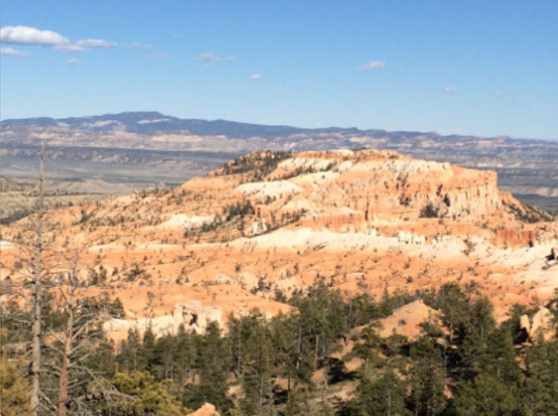
#> input picture Feature Matching (Alignment and Stitching)/image1.png, 558 x 416 px
$ jupyter execute 'Brute-Force Matching with SIFT detector and Ratio test.ipynb'
#> lines starting #> are read from the running program, lines starting #| are printed output that depends on the picture
[cell 1]
#!pip install opencv-python==3.4.2.16
#!pip install opencv-contrib-python==3.4.2.16

import cv2
import numpy as np
from matplotlib import pyplot as plt

def display_image(window_name, specified_image):
    """This function display any image from a given path"""
    cv2.imshow(window_name, specified_image)
    cv2.waitKey(0)

img1 = cv2.imread("image1.png")
#> img1 is the input picture: shape (416, 558, 3); mean B, G, R 146.2, 155.1, 161.7
img2 = cv2.imread("image2.png")
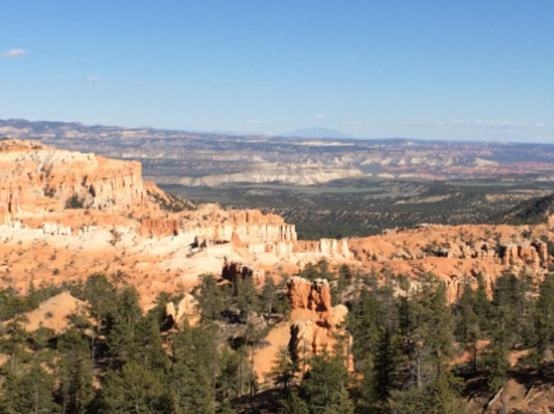
#> input picture Feature Matching (Alignment and Stitching)/image2.png, 554 x 414 px
#> img2 is the input picture: shape (414, 554, 3); mean B, G, R 137, 141.7, 143.8

img1_gray = cv2.cvtColor(img1, cv2.COLOR_BGR2GRAY)
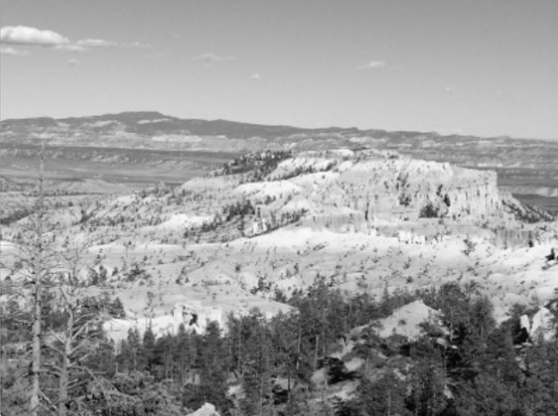
#> img1_gray: shape (416, 558); min 2, max 250, mean 156.1
img2_gray = cv2.cvtColor(img2, cv2.COLOR_BGR2GRAY)
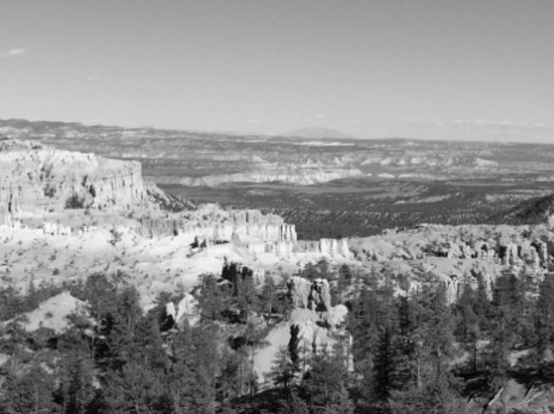
#> img2_gray: shape (414, 554); min 1, max 249, mean 141.8

display_image(window_name="gray image", specified_image=img1_gray)
display_image(window_name="gray image", specified_image=img2_gray)

# Create our SIFT detector and detect keypoints and descriptors
sift = cv2.xfeatures2d.SIFT_create()

# Find the key points and descriptors with SIFT
keypoints1, descriptors1 = sift.detectAndCompute(img1, None)
#> keypoints1 = 3498 keypoints; strongest (x, y, size): (551, 257, 4.5), (446, 201, 4.8), (454, 347, 2.5), (524, 321, 6.4)
keypoints2, descriptors2 = sift.detectAndCompute(img2, None)
#> keypoints2 = 3138 keypoints; strongest (x, y, size): (194, 245, 4.2), (294, 330, 6.4), (484, 248, 3.7), (175, 233, 3.5)

#Next, we’re going to calculate these matches using the Brute-Force method.
bf = cv2.BFMatcher()

descriptors1
descriptors2

matches = bf.knnMatch (descriptors1, descriptors2,k=2)
#> matches = 3498 matches
matches

#Now by using indexing we can extract one first and one second-best match and compare their distance measurements.
AA1 = matches[131][0]
AA1.distance

AA2 = matches[131][1]
AA2.distance

#if the first best match is pretty close to the second match, then this point probably is not distinct enough.
BB1 = matches[1][0]
BB1.distance

BB2 = matches[1][1]
BB2.distance

#match descriptors of these points with the first best match and the second best match in a second image
good_matches = []

for m1, m2 in matches:
    if m1.distance < 0.6*m2.distance:
        good_matches.append([m1])
#> after the loop, good_matches = 608 matches

good_matches

#Also, we can print the length of that list. We can see that we actually discarded a large
#number of poor matches. In the initial list, we had 2342 matches and we ended up with only 116 best matches.

len(matches)
len(good_matches)

#Now it’s time to draw these matches and see how they performed.
#This time we will use a similar function cv2.drawMatchesKnn().
SIFT_matches =cv2.drawMatchesKnn(img1, keypoints1, img2, keypoints2, good_matches, None, flags=2)
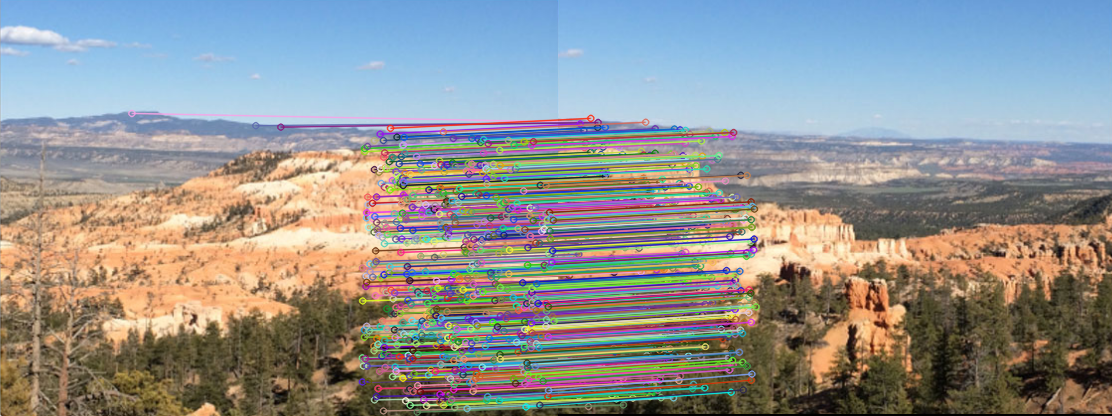
#> SIFT_matches: shape (416, 1112, 3); mean B, G, R 145.1, 146.5, 145.8
display_image(window_name="SIFT Matches", specified_image=SIFT_matches)
